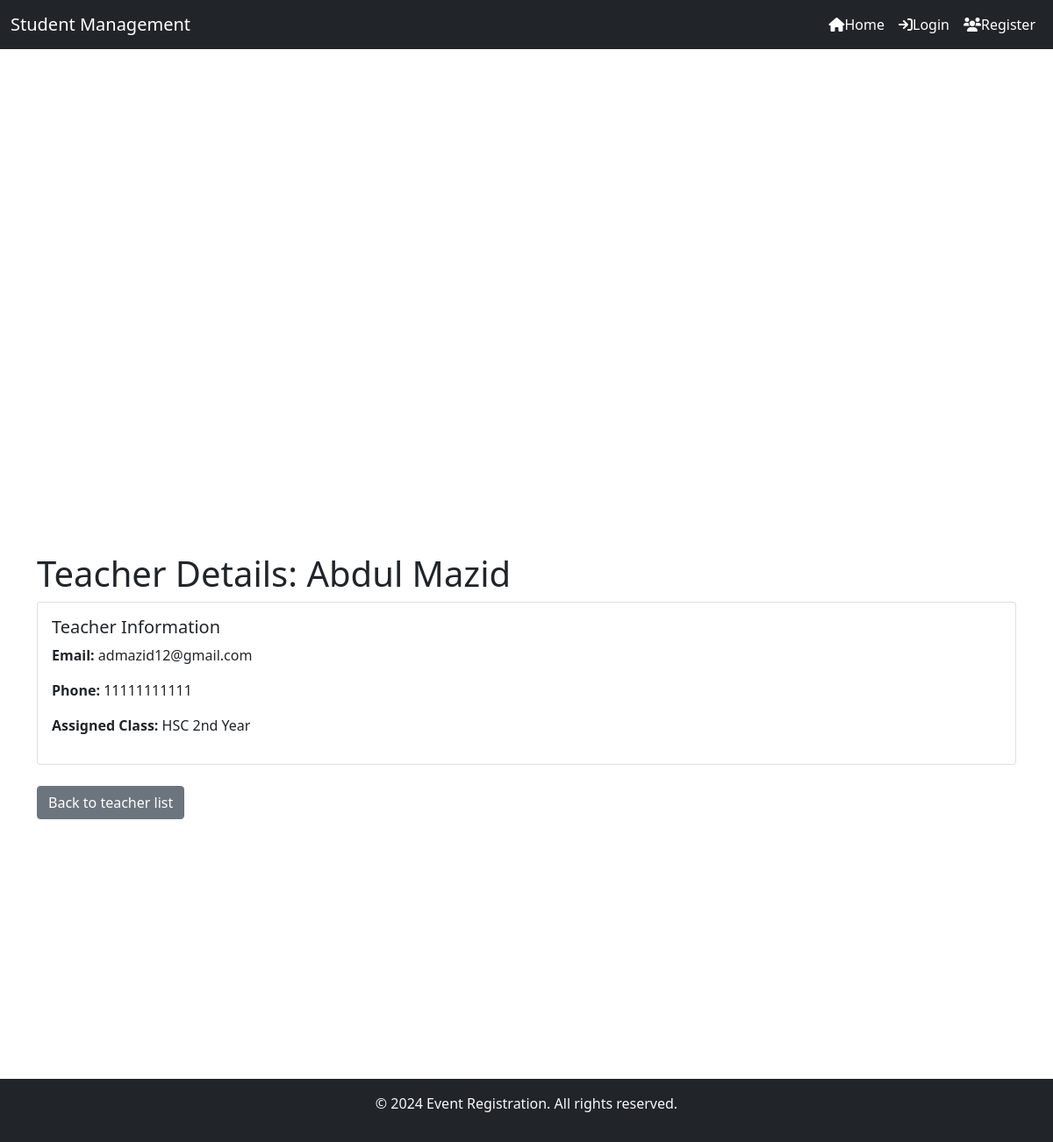
The page /teacher/1/ on the database its author committed.
### students/models.py (models this page shows, shortened)
class Teacher(models.Model):
    name = models.CharField(max_length=100)
    email = models.EmailField(unique=True)
    phone = models.CharField(max_length=15, blank=True, null=True)
    assigned_class = models.ForeignKey(Class, related_name='teachers', on_delete=models.SET_NULL, null=True, blank=True)

class Class(models.Model):
    name = models.CharField(max_length=100, unique=True)
    description = models.TextField(blank=True, null=True)

### students/views.py (the view)
# urls.py: path('teacher/<int:pk>/', views.teacher_detail, name='teacher_detail'),
def teacher_detail(request, pk):
    teacher = Teacher.objects.get(pk=pk)
    return render(request, 'teacher/teacher_detail.html', {'teacher': teacher})

### students/templates/teacher/teacher_detail.html
{% extends 'Students/base.html' %}
{% block content %}
<div class="container" style="margin-top: 70px; min-height: 600px;">
    <h1>Teacher Details: {{ teacher.name }}</h1>
        <div class="card">
            <div class="card-body">
                <h5 class="card-title">Teacher Information</h5>
                <p><strong>Email:</strong> {{ teacher.email }}</p>
                <p><strong>Phone:</strong> {{ teacher.phone }}</p>
                <p><strong>Assigned Class:</strong> {% if teacher.assigned_class %}{{ teacher.assigned_class.name }}{% else %}Not assigned{% endif %}</p>
            </div>
        </div>
        <br>
        <a href="{% url 'teacher_list' %}" class="btn btn-secondary">Back to teacher list</a>
</div>
{% endblock content %}

### rows shown on the page
Teacher: name "Abdul Mazid", email "admazid12@gmail.com", phone "11111111111", assigned_class.name "HSC 2nd Year"
